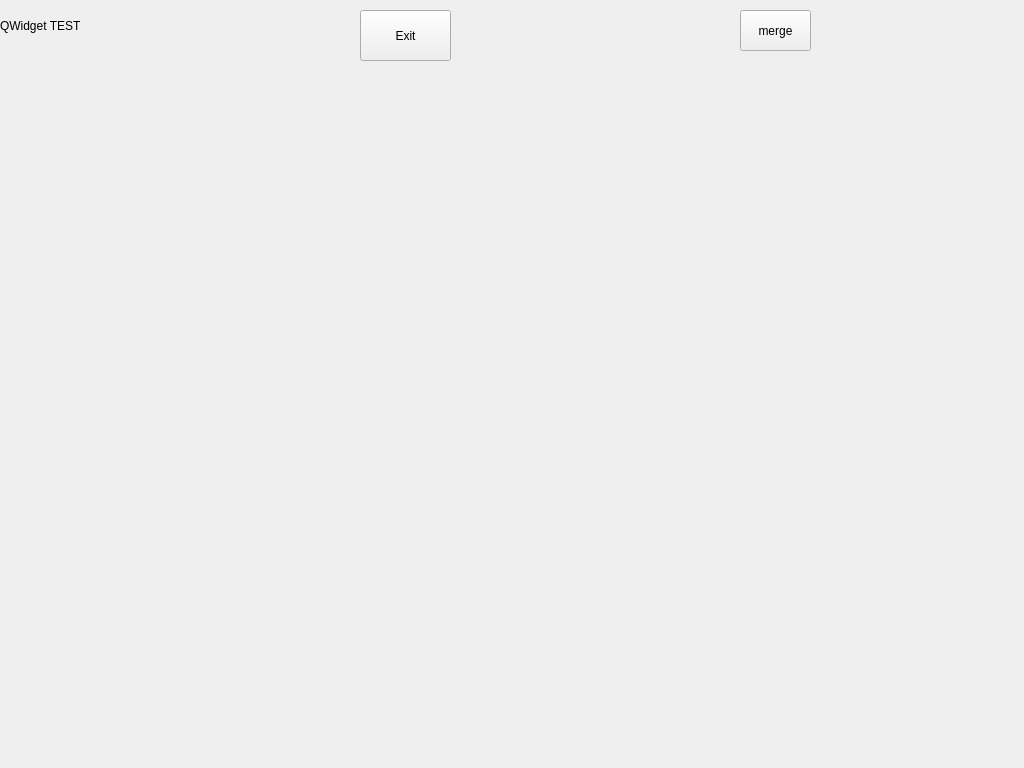
<?xml version="1.0" encoding="UTF-8"?>
<ui version="4.0">
 <class>Widget</class>
 <widget class="QWidget" name="Widget">
  <property name="geometry">
   <rect>
    <x>0</x>
    <y>0</y>
    <width>1024</width>
    <height>768</height>
   </rect>
  </property>
  <property name="windowTitle">
   <string>Widget</string>
  </property>
  <widget class="QLabel" name="label">
   <property name="geometry">
    <rect>
     <x>0</x>
     <y>0</y>
     <width>111</width>
     <height>51</height>
    </rect>
   </property>
   <property name="text">
    <string>QWidget TEST</string>
   </property>
  </widget>
  <widget class="QPushButton" name="pushButton">
   <property name="geometry">
    <rect>
     <x>360</x>
     <y>10</y>
     <width>91</width>
     <height>51</height>
    </rect>
   </property>
   <property name="text">
    <string>Exit</string>
   </property>
  </widget>
  <widget class="QWidget" name="widget_bottombg" native="true">
   <property name="geometry">
    <rect>
     <x>120</x>
     <y>370</y>
     <width>808</width>
     <height>69</height>
    </rect>
   </property>
   <property name="minimumSize">
    <size>
     <width>808</width>
     <height>69</height>
    </size>
   </property>
   <property name="maximumSize">
    <size>
     <width>808</width>
     <height>69</height>
    </size>
   </property>
   <property name="styleSheet">
    <string notr="true">QWidget {
	background-image: url(:/images/dotclick_bottombg.png);
}
</string>
   </property>
  </widget>
  <widget class="QWidget" name="widget_direction" native="true">
   <property name="geometry">
    <rect>
     <x>120</x>
     <y>10</y>
     <width>216</width>
     <height>64</height>
    </rect>
   </property>
   <layout class="QHBoxLayout" name="horizontalLayout">
    <item>
     <widget class="QPushButton" name="pushButton_left">
      <property name="minimumSize">
       <size>
        <width>45</width>
        <height>46</height>
       </size>
      </property>
      <property name="maximumSize">
       <size>
        <width>45</width>
        <height>46</height>
       </size>
      </property>
      <property name="focusPolicy">
       <enum>Qt::NoFocus</enum>
      </property>
      <property name="styleSheet">
       <string notr="true">QPushButton {
	background-image: url(:/images/dotclick_arrow_left.png);
	border: none;
}
QPushButton:pressed {
	background-image: url(:/images/dotclick_arrow_left_pressed.png);
}
</string>
      </property>
      <property name="text">
       <string/>
      </property>
     </widget>
    </item>
    <item>
     <widget class="QPushButton" name="pushButton_right">
      <property name="minimumSize">
       <size>
        <width>45</width>
        <height>46</height>
       </size>
      </property>
      <property name="maximumSize">
       <size>
        <width>45</width>
        <height>46</height>
       </size>
      </property>
      <property name="focusPolicy">
       <enum>Qt::NoFocus</enum>
      </property>
      <property name="styleSheet">
       <string notr="true">QPushButton {
	background-image: url(:/images/dotclick_arrow_right.png);
	border: none;
}
QPushButton:pressed {
	background-image: url(:/images/dotclick_arrow_right_pressed.png);
}
</string>
      </property>
      <property name="text">
       <string/>
      </property>
     </widget>
    </item>
    <item>
     <widget class="QPushButton" name="pushButton_down">
      <property name="minimumSize">
       <size>
        <width>45</width>
        <height>46</height>
       </size>
      </property>
      <property name="maximumSize">
       <size>
        <width>45</width>
        <height>46</height>
       </size>
      </property>
      <property name="focusPolicy">
       <enum>Qt::NoFocus</enum>
      </property>
      <property name="styleSheet">
       <string notr="true">QPushButton {
	background-image: url(:/images/dotclick_arrow_down.png);
	border: none;
}
QPushButton:pressed {
	background-image: url(:/images/dotclick_arrow_down_pressed.png);
}
</string>
      </property>
      <property name="text">
       <string/>
      </property>
     </widget>
    </item>
    <item>
     <widget class="QPushButton" name="pushButton_up">
      <property name="minimumSize">
       <size>
        <width>45</width>
        <height>46</height>
       </size>
      </property>
      <property name="maximumSize">
       <size>
        <width>45</width>
        <height>46</height>
       </size>
      </property>
      <property name="focusPolicy">
       <enum>Qt::NoFocus</enum>
      </property>
      <property name="styleSheet">
       <string notr="true">QPushButton {
	background-image: url(:/images/dotclick_arrow_up.png);
	border: none;
}
QPushButton:pressed {
	background-image: url(:/images/dotclick_arrow_up_pressed.png);
}
</string>
      </property>
      <property name="text">
       <string/>
      </property>
     </widget>
    </item>
   </layout>
  </widget>
  <widget class="QWidget" name="widget_test_2" native="true">
   <property name="geometry">
    <rect>
     <x>90</x>
     <y>690</y>
     <width>808</width>
     <height>69</height>
    </rect>
   </property>
   <property name="minimumSize">
    <size>
     <width>808</width>
     <height>69</height>
    </size>
   </property>
   <property name="maximumSize">
    <size>
     <width>808</width>
     <height>69</height>
    </size>
   </property>
   <property name="styleSheet">
    <string notr="true">QWidget {
	background-image: url(:/images/dotclick_bottombg.png);
}
</string>
   </property>
   <layout class="QHBoxLayout" name="horizontalLayout_3">
    <item>
     <widget class="QPushButton" name="pushButton_left_6">
      <property name="minimumSize">
       <size>
        <width>45</width>
        <height>46</height>
       </size>
      </property>
      <property name="maximumSize">
       <size>
        <width>45</width>
        <height>46</height>
       </size>
      </property>
      <property name="focusPolicy">
       <enum>Qt::NoFocus</enum>
      </property>
      <property name="styleSheet">
       <string notr="true">QPushButton {
	background-image: url(:/images/dotclick_arrow_left.png);
	border: none;
}
QPushButton:pressed {
	background-image: url(:/images/dotclick_arrow_left_pressed.png);
}
</string>
      </property>
      <property name="text">
       <string/>
      </property>
     </widget>
    </item>
    <item>
     <widget class="QPushButton" name="pushButton_right_6">
      <property name="minimumSize">
       <size>
        <width>45</width>
        <height>46</height>
       </size>
      </property>
      <property name="maximumSize">
       <size>
        <width>45</width>
        <height>46</height>
       </size>
      </property>
      <property name="focusPolicy">
       <enum>Qt::NoFocus</enum>
      </property>
      <property name="styleSheet">
       <string notr="true">QPushButton {
	background-image: url(:/images/dotclick_arrow_right.png);
	border: none;
}
QPushButton:pressed {
	background-image: url(:/images/dotclick_arrow_right_pressed.png);
}
</string>
      </property>
      <property name="text">
       <string/>
      </property>
     </widget>
    </item>
    <item>
     <widget class="QPushButton" name="pushButton_down_6">
      <property name="minimumSize">
       <size>
        <width>45</width>
        <height>46</height>
       </size>
      </property>
      <property name="maximumSize">
       <size>
        <width>45</width>
        <height>46</height>
       </size>
      </property>
      <property name="focusPolicy">
       <enum>Qt::NoFocus</enum>
      </property>
      <property name="styleSheet">
       <string notr="true">QPushButton {
	background-image: url(:/images/dotclick_arrow_down.png);
	border: none;
}
QPushButton:pressed {
	background-image: url(:/images/dotclick_arrow_down_pressed.png);
}
</string>
      </property>
      <property name="text">
       <string/>
      </property>
     </widget>
    </item>
    <item>
     <widget class="QPushButton" name="pushButton_up_6">
      <property name="minimumSize">
       <size>
        <width>45</width>
        <height>46</height>
       </size>
      </property>
      <property name="maximumSize">
       <size>
        <width>45</width>
        <height>46</height>
       </size>
      </property>
      <property name="focusPolicy">
       <enum>Qt::NoFocus</enum>
      </property>
      <property name="styleSheet">
       <string notr="true">QPushButton {
	background-image: url(:/images/dotclick_arrow_up.png);
	border: none;
}
QPushButton:pressed {
	background-image: url(:/images/dotclick_arrow_up_pressed.png);
}
</string>
      </property>
      <property name="text">
       <string/>
      </property>
     </widget>
    </item>
    <item>
     <widget class="QPushButton" name="pushButton_left_7">
      <property name="minimumSize">
       <size>
        <width>45</width>
        <height>46</height>
       </size>
      </property>
      <property name="maximumSize">
       <size>
        <width>45</width>
        <height>46</height>
       </size>
      </property>
      <property name="focusPolicy">
       <enum>Qt::NoFocus</enum>
      </property>
      <property name="styleSheet">
       <string notr="true">QPushButton {
	background-image: url(:/images/dotclick_arrow_left.png);
	border: none;
}
QPushButton:pressed {
	background-image: url(:/images/dotclick_arrow_left_pressed.png);
}
</string>
      </property>
      <property name="text">
       <string/>
      </property>
     </widget>
    </item>
    <item>
     <widget class="QPushButton" name="pushButton_right_7">
      <property name="minimumSize">
       <size>
        <width>45</width>
        <height>46</height>
       </size>
      </property>
      <property name="maximumSize">
       <size>
        <width>45</width>
        <height>46</height>
       </size>
      </property>
      <property name="focusPolicy">
       <enum>Qt::NoFocus</enum>
      </property>
      <property name="styleSheet">
       <string notr="true">QPushButton {
	background-image: url(:/images/dotclick_arrow_right.png);
	border: none;
}
QPushButton:pressed {
	background-image: url(:/images/dotclick_arrow_right_pressed.png);
}
</string>
      </property>
      <property name="text">
       <string/>
      </property>
     </widget>
    </item>
    <item>
     <widget class="QPushButton" name="pushButton_down_7">
      <property name="minimumSize">
       <size>
        <width>45</width>
        <height>46</height>
       </size>
      </property>
      <property name="maximumSize">
       <size>
        <width>45</width>
        <height>46</height>
       </size>
      </property>
      <property name="focusPolicy">
       <enum>Qt::NoFocus</enum>
      </property>
      <property name="styleSheet">
       <string notr="true">QPushButton {
	background-image: url(:/images/dotclick_arrow_down.png);
	border: none;
}
QPushButton:pressed {
	background-image: url(:/images/dotclick_arrow_down_pressed.png);
}
</string>
      </property>
      <property name="text">
       <string/>
      </property>
     </widget>
    </item>
    <item>
     <widget class="QPushButton" name="pushButton_up_7">
      <property name="minimumSize">
       <size>
        <width>45</width>
        <height>46</height>
       </size>
      </property>
      <property name="maximumSize">
       <size>
        <width>45</width>
        <height>46</height>
       </size>
      </property>
      <property name="focusPolicy">
       <enum>Qt::NoFocus</enum>
      </property>
      <property name="styleSheet">
       <string notr="true">QPushButton {
	background-image: url(:/images/dotclick_arrow_up.png);
	border: none;
}
QPushButton:pressed {
	background-image: url(:/images/dotclick_arrow_up_pressed.png);
}
</string>
      </property>
      <property name="text">
       <string/>
      </property>
     </widget>
    </item>
    <item>
     <widget class="QPushButton" name="pushButton_left_8">
      <property name="minimumSize">
       <size>
        <width>45</width>
        <height>46</height>
       </size>
      </property>
      <property name="maximumSize">
       <size>
        <width>45</width>
        <height>46</height>
       </size>
      </property>
      <property name="focusPolicy">
       <enum>Qt::NoFocus</enum>
      </property>
      <property name="styleSheet">
       <string notr="true">QPushButton {
	background-image: url(:/images/dotclick_arrow_left.png);
	border: none;
}
QPushButton:pressed {
	background-image: url(:/images/dotclick_arrow_left_pressed.png);
}
</string>
      </property>
      <property name="text">
       <string/>
      </property>
     </widget>
    </item>
    <item>
     <widget class="QPushButton" name="pushButton_right_8">
      <property name="minimumSize">
       <size>
        <width>45</width>
        <height>46</height>
       </size>
      </property>
      <property name="maximumSize">
       <size>
        <width>45</width>
        <height>46</height>
       </size>
      </property>
      <property name="focusPolicy">
       <enum>Qt::NoFocus</enum>
      </property>
      <property name="styleSheet">
       <string notr="true">QPushButton {
	background-image: url(:/images/dotclick_arrow_right.png);
	border: none;
}
QPushButton:pressed {
	background-image: url(:/images/dotclick_arrow_right_pressed.png);
}
</string>
      </property>
      <property name="text">
       <string/>
      </property>
     </widget>
    </item>
    <item>
     <widget class="QPushButton" name="pushButton_down_8">
      <property name="minimumSize">
       <size>
        <width>45</width>
        <height>46</height>
       </size>
      </property>
      <property name="maximumSize">
       <size>
        <width>45</width>
        <height>46</height>
       </size>
      </property>
      <property name="focusPolicy">
       <enum>Qt::NoFocus</enum>
      </property>
      <property name="styleSheet">
       <string notr="true">QPushButton {
	background-image: url(:/images/dotclick_arrow_down.png);
	border: none;
}
QPushButton:pressed {
	background-image: url(:/images/dotclick_arrow_down_pressed.png);
}
</string>
      </property>
      <property name="text">
       <string/>
      </property>
     </widget>
    </item>
    <item>
     <widget class="QPushButton" name="pushButton_up_8">
      <property name="minimumSize">
       <size>
        <width>45</width>
        <height>46</height>
       </size>
      </property>
      <property name="maximumSize">
       <size>
        <width>45</width>
        <height>46</height>
       </size>
      </property>
      <property name="focusPolicy">
       <enum>Qt::NoFocus</enum>
      </property>
      <property name="styleSheet">
       <string notr="true">QPushButton {
	background-image: url(:/images/dotclick_arrow_up.png);
	border: none;
}
QPushButton:pressed {
	background-image: url(:/images/dotclick_arrow_up_pressed.png);
}
</string>
      </property>
      <property name="text">
       <string/>
      </property>
     </widget>
    </item>
    <item>
     <widget class="QPushButton" name="pushButton_left_9">
      <property name="minimumSize">
       <size>
        <width>45</width>
        <height>46</height>
       </size>
      </property>
      <property name="maximumSize">
       <size>
        <width>45</width>
        <height>46</height>
       </size>
      </property>
      <property name="focusPolicy">
       <enum>Qt::NoFocus</enum>
      </property>
      <property name="styleSheet">
       <string notr="true">QPushButton {
	background-image: url(:/images/dotclick_arrow_left.png);
	border: none;
}
QPushButton:pressed {
	background-image: url(:/images/dotclick_arrow_left_pressed.png);
}
</string>
      </property>
      <property name="text">
       <string/>
      </property>
     </widget>
    </item>
    <item>
     <widget class="QPushButton" name="pushButton_right_9">
      <property name="minimumSize">
       <size>
        <width>45</width>
        <height>46</height>
       </size>
      </property>
      <property name="maximumSize">
       <size>
        <width>45</width>
        <height>46</height>
       </size>
      </property>
      <property name="focusPolicy">
       <enum>Qt::NoFocus</enum>
      </property>
      <property name="styleSheet">
       <string notr="true">QPushButton {
	background-image: url(:/images/dotclick_arrow_right.png);
	border: none;
}
QPushButton:pressed {
	background-image: url(:/images/dotclick_arrow_right_pressed.png);
}
</string>
      </property>
      <property name="text">
       <string/>
      </property>
     </widget>
    </item>
    <item>
     <widget class="QPushButton" name="pushButton_down_9">
      <property name="minimumSize">
       <size>
        <width>45</width>
        <height>46</height>
       </size>
      </property>
      <property name="maximumSize">
       <size>
        <width>45</width>
        <height>46</height>
       </size>
      </property>
      <property name="focusPolicy">
       <enum>Qt::NoFocus</enum>
      </property>
      <property name="styleSheet">
       <string notr="true">QPushButton {
	background-image: url(:/images/dotclick_arrow_down.png);
	border: none;
}
QPushButton:pressed {
	background-image: url(:/images/dotclick_arrow_down_pressed.png);
}
</string>
      </property>
      <property name="text">
       <string/>
      </property>
     </widget>
    </item>
    <item>
     <widget class="QPushButton" name="pushButton_up_9">
      <property name="minimumSize">
       <size>
        <width>45</width>
        <height>46</height>
       </size>
      </property>
      <property name="maximumSize">
       <size>
        <width>45</width>
        <height>46</height>
       </size>
      </property>
      <property name="focusPolicy">
       <enum>Qt::NoFocus</enum>
      </property>
      <property name="styleSheet">
       <string notr="true">QPushButton {
	background-image: url(:/images/dotclick_arrow_up.png);
	border: none;
}
QPushButton:pressed {
	background-image: url(:/images/dotclick_arrow_up_pressed.png);
}
</string>
      </property>
      <property name="text">
       <string/>
      </property>
     </widget>
    </item>
   </layout>
  </widget>
  <widget class="QWidget" name="widget_dirbtn" native="true">
   <property name="geometry">
    <rect>
     <x>100</x>
     <y>300</y>
     <width>828</width>
     <height>64</height>
    </rect>
   </property>
   <layout class="QHBoxLayout" name="horizontalLayout_4">
    <item>
     <widget class="QPushButton" name="pushButton_left_12">
      <property name="minimumSize">
       <size>
        <width>45</width>
        <height>46</height>
       </size>
      </property>
      <property name="maximumSize">
       <size>
        <width>45</width>
        <height>46</height>
       </size>
      </property>
      <property name="focusPolicy">
       <enum>Qt::NoFocus</enum>
      </property>
      <property name="styleSheet">
       <string notr="true">QPushButton {
	background-image: url(:/images/dotclick_arrow_left.png);
	border: none;
}
QPushButton:pressed {
	background-image: url(:/images/dotclick_arrow_left_pressed.png);
}
</string>
      </property>
      <property name="text">
       <string/>
      </property>
     </widget>
    </item>
    <item>
     <widget class="QPushButton" name="pushButton_right_10">
      <property name="minimumSize">
       <size>
        <width>45</width>
        <height>46</height>
       </size>
      </property>
      <property name="maximumSize">
       <size>
        <width>45</width>
        <height>46</height>
       </size>
      </property>
      <property name="focusPolicy">
       <enum>Qt::NoFocus</enum>
      </property>
      <property name="styleSheet">
       <string notr="true">QPushButton {
	background-image: url(:/images/dotclick_arrow_right.png);
	border: none;
}
QPushButton:pressed {
	background-image: url(:/images/dotclick_arrow_right_pressed.png);
}
</string>
      </property>
      <property name="text">
       <string/>
      </property>
     </widget>
    </item>
    <item>
     <widget class="QPushButton" name="pushButton_down_10">
      <property name="minimumSize">
       <size>
        <width>45</width>
        <height>46</height>
       </size>
      </property>
      <property name="maximumSize">
       <size>
        <width>45</width>
        <height>46</height>
       </size>
      </property>
      <property name="focusPolicy">
       <enum>Qt::NoFocus</enum>
      </property>
      <property name="styleSheet">
       <string notr="true">QPushButton {
	background-image: url(:/images/dotclick_arrow_down.png);
	border: none;
}
QPushButton:pressed {
	background-image: url(:/images/dotclick_arrow_down_pressed.png);
}
</string>
      </property>
      <property name="text">
       <string/>
      </property>
     </widget>
    </item>
    <item>
     <widget class="QPushButton" name="pushButton_up_12">
      <property name="minimumSize">
       <size>
        <width>45</width>
        <height>46</height>
       </size>
      </property>
      <property name="maximumSize">
       <size>
        <width>45</width>
        <height>46</height>
       </size>
      </property>
      <property name="focusPolicy">
       <enum>Qt::NoFocus</enum>
      </property>
      <property name="styleSheet">
       <string notr="true">QPushButton {
	background-image: url(:/images/dotclick_arrow_up.png);
	border: none;
}
QPushButton:pressed {
	background-image: url(:/images/dotclick_arrow_up_pressed.png);
}
</string>
      </property>
      <property name="text">
       <string/>
      </property>
     </widget>
    </item>
    <item>
     <widget class="QPushButton" name="pushButton_left_10">
      <property name="minimumSize">
       <size>
        <width>45</width>
        <height>46</height>
       </size>
      </property>
      <property name="maximumSize">
       <size>
        <width>45</width>
        <height>46</height>
       </size>
      </property>
      <property name="focusPolicy">
       <enum>Qt::NoFocus</enum>
      </property>
      <property name="styleSheet">
       <string notr="true">QPushButton {
	background-image: url(:/images/dotclick_arrow_left.png);
	border: none;
}
QPushButton:pressed {
	background-image: url(:/images/dotclick_arrow_left_pressed.png);
}
</string>
      </property>
      <property name="text">
       <string/>
      </property>
     </widget>
    </item>
    <item>
     <widget class="QPushButton" name="pushButton_right_13">
      <property name="minimumSize">
       <size>
        <width>45</width>
        <height>46</height>
       </size>
      </property>
      <property name="maximumSize">
       <size>
        <width>45</width>
        <height>46</height>
       </size>
      </property>
      <property name="focusPolicy">
       <enum>Qt::NoFocus</enum>
      </property>
      <property name="styleSheet">
       <string notr="true">QPushButton {
	background-image: url(:/images/dotclick_arrow_right.png);
	border: none;
}
QPushButton:pressed {
	background-image: url(:/images/dotclick_arrow_right_pressed.png);
}
</string>
      </property>
      <property name="text">
       <string/>
      </property>
     </widget>
    </item>
    <item>
     <widget class="QPushButton" name="pushButton_down_11">
      <property name="minimumSize">
       <size>
        <width>45</width>
        <height>46</height>
       </size>
      </property>
      <property name="maximumSize">
       <size>
        <width>45</width>
        <height>46</height>
       </size>
      </property>
      <property name="focusPolicy">
       <enum>Qt::NoFocus</enum>
      </property>
      <property name="styleSheet">
       <string notr="true">QPushButton {
	background-image: url(:/images/dotclick_arrow_down.png);
	border: none;
}
QPushButton:pressed {
	background-image: url(:/images/dotclick_arrow_down_pressed.png);
}
</string>
      </property>
      <property name="text">
       <string/>
      </property>
     </widget>
    </item>
    <item>
     <widget class="QPushButton" name="pushButton_up_10">
      <property name="minimumSize">
       <size>
        <width>45</width>
        <height>46</height>
       </size>
      </property>
      <property name="maximumSize">
       <size>
        <width>45</width>
        <height>46</height>
       </size>
      </property>
      <property name="focusPolicy">
       <enum>Qt::NoFocus</enum>
      </property>
      <property name="styleSheet">
       <string notr="true">QPushButton {
	background-image: url(:/images/dotclick_arrow_up.png);
	border: none;
}
QPushButton:pressed {
	background-image: url(:/images/dotclick_arrow_up_pressed.png);
}
</string>
      </property>
      <property name="text">
       <string/>
      </property>
     </widget>
    </item>
    <item>
     <widget class="QPushButton" name="pushButton_left_11">
      <property name="minimumSize">
       <size>
        <width>45</width>
        <height>46</height>
       </size>
      </property>
      <property name="maximumSize">
       <size>
        <width>45</width>
        <height>46</height>
       </size>
      </property>
      <property name="focusPolicy">
       <enum>Qt::NoFocus</enum>
      </property>
      <property name="styleSheet">
       <string notr="true">QPushButton {
	background-image: url(:/images/dotclick_arrow_left.png);
	border: none;
}
QPushButton:pressed {
	background-image: url(:/images/dotclick_arrow_left_pressed.png);
}
</string>
      </property>
      <property name="text">
       <string/>
      </property>
     </widget>
    </item>
    <item>
     <widget class="QPushButton" name="pushButton_right_11">
      <property name="minimumSize">
       <size>
        <width>45</width>
        <height>46</height>
       </size>
      </property>
      <property name="maximumSize">
       <size>
        <width>45</width>
        <height>46</height>
       </size>
      </property>
      <property name="focusPolicy">
       <enum>Qt::NoFocus</enum>
      </property>
      <property name="styleSheet">
       <string notr="true">QPushButton {
	background-image: url(:/images/dotclick_arrow_right.png);
	border: none;
}
QPushButton:pressed {
	background-image: url(:/images/dotclick_arrow_right_pressed.png);
}
</string>
      </property>
      <property name="text">
       <string/>
      </property>
     </widget>
    </item>
    <item>
     <widget class="QPushButton" name="pushButton_down_13">
      <property name="minimumSize">
       <size>
        <width>45</width>
        <height>46</height>
       </size>
      </property>
      <property name="maximumSize">
       <size>
        <width>45</width>
        <height>46</height>
       </size>
      </property>
      <property name="focusPolicy">
       <enum>Qt::NoFocus</enum>
      </property>
      <property name="styleSheet">
       <string notr="true">QPushButton {
	background-image: url(:/images/dotclick_arrow_down.png);
	border: none;
}
QPushButton:pressed {
	background-image: url(:/images/dotclick_arrow_down_pressed.png);
}
</string>
      </property>
      <property name="text">
       <string/>
      </property>
     </widget>
    </item>
    <item>
     <widget class="QPushButton" name="pushButton_up_11">
      <property name="minimumSize">
       <size>
        <width>45</width>
        <height>46</height>
       </size>
      </property>
      <property name="maximumSize">
       <size>
        <width>45</width>
        <height>46</height>
       </size>
      </property>
      <property name="focusPolicy">
       <enum>Qt::NoFocus</enum>
      </property>
      <property name="styleSheet">
       <string notr="true">QPushButton {
	background-image: url(:/images/dotclick_arrow_up.png);
	border: none;
}
QPushButton:pressed {
	background-image: url(:/images/dotclick_arrow_up_pressed.png);
}
</string>
      </property>
      <property name="text">
       <string/>
      </property>
     </widget>
    </item>
    <item>
     <widget class="QPushButton" name="pushButton_left_13">
      <property name="minimumSize">
       <size>
        <width>45</width>
        <height>46</height>
       </size>
      </property>
      <property name="maximumSize">
       <size>
        <width>45</width>
        <height>46</height>
       </size>
      </property>
      <property name="focusPolicy">
       <enum>Qt::NoFocus</enum>
      </property>
      <property name="styleSheet">
       <string notr="true">QPushButton {
	background-image: url(:/images/dotclick_arrow_left.png);
	border: none;
}
QPushButton:pressed {
	background-image: url(:/images/dotclick_arrow_left_pressed.png);
}
</string>
      </property>
      <property name="text">
       <string/>
      </property>
     </widget>
    </item>
    <item>
     <widget class="QPushButton" name="pushButton_right_12">
      <property name="minimumSize">
       <size>
        <width>45</width>
        <height>46</height>
       </size>
      </property>
      <property name="maximumSize">
       <size>
        <width>45</width>
        <height>46</height>
       </size>
      </property>
      <property name="focusPolicy">
       <enum>Qt::NoFocus</enum>
      </property>
      <property name="styleSheet">
       <string notr="true">QPushButton {
	background-image: url(:/images/dotclick_arrow_right.png);
	border: none;
}
QPushButton:pressed {
	background-image: url(:/images/dotclick_arrow_right_pressed.png);
}
</string>
      </property>
      <property name="text">
       <string/>
      </property>
     </widget>
    </item>
    <item>
     <widget class="QPushButton" name="pushButton_down_12">
      <property name="minimumSize">
       <size>
        <width>45</width>
        <height>46</height>
       </size>
      </property>
      <property name="maximumSize">
       <size>
        <width>45</width>
        <height>46</height>
       </size>
      </property>
      <property name="focusPolicy">
       <enum>Qt::NoFocus</enum>
      </property>
      <property name="styleSheet">
       <string notr="true">QPushButton {
	background-image: url(:/images/dotclick_arrow_down.png);
	border: none;
}
QPushButton:pressed {
	background-image: url(:/images/dotclick_arrow_down_pressed.png);
}
</string>
      </property>
      <property name="text">
       <string/>
      </property>
     </widget>
    </item>
    <item>
     <widget class="QPushButton" name="pushButton_up_13">
      <property name="minimumSize">
       <size>
        <width>45</width>
        <height>46</height>
       </size>
      </property>
      <property name="maximumSize">
       <size>
        <width>45</width>
        <height>46</height>
       </size>
      </property>
      <property name="focusPolicy">
       <enum>Qt::NoFocus</enum>
      </property>
      <property name="styleSheet">
       <string notr="true">QPushButton {
	background-image: url(:/images/dotclick_arrow_up.png);
	border: none;
}
QPushButton:pressed {
	background-image: url(:/images/dotclick_arrow_up_pressed.png);
}
</string>
      </property>
      <property name="text">
       <string/>
      </property>
     </widget>
    </item>
   </layout>
  </widget>
  <widget class="QWidget" name="widget_btn_bg" native="true">
   <property name="geometry">
    <rect>
     <x>490</x>
     <y>10</y>
     <width>216</width>
     <height>64</height>
    </rect>
   </property>
   <layout class="QHBoxLayout" name="horizontalLayout_5">
    <item>
     <widget class="QPushButton" name="pushButton_left_bg">
      <property name="minimumSize">
       <size>
        <width>45</width>
        <height>46</height>
       </size>
      </property>
      <property name="maximumSize">
       <size>
        <width>45</width>
        <height>46</height>
       </size>
      </property>
      <property name="focusPolicy">
       <enum>Qt::NoFocus</enum>
      </property>
      <property name="styleSheet">
       <string notr="true">QPushButton {
	background-image: url(:/images/dotclick_arrow_left.png);
	border: none;
}
QPushButton:pressed {
	background-image: url(:/images/dotclick_arrow_left_pressed.png);
}
</string>
      </property>
      <property name="text">
       <string/>
      </property>
     </widget>
    </item>
    <item>
     <widget class="QPushButton" name="pushButton_right_bg">
      <property name="minimumSize">
       <size>
        <width>45</width>
        <height>46</height>
       </size>
      </property>
      <property name="maximumSize">
       <size>
        <width>45</width>
        <height>46</height>
       </size>
      </property>
      <property name="focusPolicy">
       <enum>Qt::NoFocus</enum>
      </property>
      <property name="styleSheet">
       <string notr="true">QPushButton {
	background-image: url(:/images/dotclick_arrow_right.png);
	border: none;
}
QPushButton:pressed {
	background-image: url(:/images/dotclick_arrow_right_pressed.png);
}
</string>
      </property>
      <property name="text">
       <string/>
      </property>
     </widget>
    </item>
    <item>
     <widget class="QPushButton" name="pushButton_down_bg">
      <property name="minimumSize">
       <size>
        <width>45</width>
        <height>46</height>
       </size>
      </property>
      <property name="maximumSize">
       <size>
        <width>45</width>
        <height>46</height>
       </size>
      </property>
      <property name="focusPolicy">
       <enum>Qt::NoFocus</enum>
      </property>
      <property name="styleSheet">
       <string notr="true">QPushButton {
	background-image: url(:/images/dotclick_arrow_down.png);
	border: none;
}
QPushButton:pressed {
	background-image: url(:/images/dotclick_arrow_down_pressed.png);
}
</string>
      </property>
      <property name="text">
       <string/>
      </property>
     </widget>
    </item>
    <item>
     <widget class="QPushButton" name="pushButton_up_bg">
      <property name="minimumSize">
       <size>
        <width>45</width>
        <height>46</height>
       </size>
      </property>
      <property name="maximumSize">
       <size>
        <width>45</width>
        <height>46</height>
       </size>
      </property>
      <property name="focusPolicy">
       <enum>Qt::NoFocus</enum>
      </property>
      <property name="styleSheet">
       <string notr="true">QPushButton {
	background-image: url(:/images/dotclick_arrow_up.png);
	border: none;
}
QPushButton:pressed {
	background-image: url(:/images/dotclick_arrow_up_pressed.png);
}
</string>
      </property>
      <property name="text">
       <string/>
      </property>
     </widget>
    </item>
   </layout>
  </widget>
  <widget class="QPushButton" name="pushButton_merge">
   <property name="geometry">
    <rect>
     <x>740</x>
     <y>10</y>
     <width>71</width>
     <height>41</height>
    </rect>
   </property>
   <property name="text">
    <string>merge</string>
   </property>
  </widget>
  <widget class="QWidget" name="widget_dirbtn_first" native="true">
   <property name="geometry">
    <rect>
     <x>100</x>
     <y>530</y>
     <width>828</width>
     <height>64</height>
    </rect>
   </property>
   <layout class="QHBoxLayout" name="horizontalLayout_6">
    <item>
     <widget class="QPushButton" name="pushButton_left_14">
      <property name="minimumSize">
       <size>
        <width>45</width>
        <height>46</height>
       </size>
      </property>
      <property name="maximumSize">
       <size>
        <width>45</width>
        <height>46</height>
       </size>
      </property>
      <property name="focusPolicy">
       <enum>Qt::NoFocus</enum>
      </property>
      <property name="styleSheet">
       <string notr="true">QPushButton {
	background-image: url(:/images/dotclick_arrow_left.png);
	border: none;
}
QPushButton:pressed {
	background-image: url(:/images/dotclick_arrow_left_pressed.png);
}
</string>
      </property>
      <property name="text">
       <string/>
      </property>
     </widget>
    </item>
    <item>
     <widget class="QPushButton" name="pushButton_right_14">
      <property name="minimumSize">
       <size>
        <width>45</width>
        <height>46</height>
       </size>
      </property>
      <property name="maximumSize">
       <size>
        <width>45</width>
        <height>46</height>
       </size>
      </property>
      <property name="focusPolicy">
       <enum>Qt::NoFocus</enum>
      </property>
      <property name="styleSheet">
       <string notr="true">QPushButton {
	background-image: url(:/images/dotclick_arrow_right.png);
	border: none;
}
QPushButton:pressed {
	background-image: url(:/images/dotclick_arrow_right_pressed.png);
}
</string>
      </property>
      <property name="text">
       <string/>
      </property>
     </widget>
    </item>
    <item>
     <widget class="QPushButton" name="pushButton_down_14">
      <property name="minimumSize">
       <size>
        <width>45</width>
        <height>46</height>
       </size>
      </property>
      <property name="maximumSize">
       <size>
        <width>45</width>
        <height>46</height>
       </size>
      </property>
      <property name="focusPolicy">
       <enum>Qt::NoFocus</enum>
      </property>
      <property name="styleSheet">
       <string notr="true">QPushButton {
	background-image: url(:/images/dotclick_arrow_down.png);
	border: none;
}
QPushButton:pressed {
	background-image: url(:/images/dotclick_arrow_down_pressed.png);
}
</string>
      </property>
      <property name="text">
       <string/>
      </property>
     </widget>
    </item>
    <item>
     <widget class="QPushButton" name="pushButton_up_14">
      <property name="minimumSize">
       <size>
        <width>45</width>
        <height>46</height>
       </size>
      </property>
      <property name="maximumSize">
       <size>
        <width>45</width>
        <height>46</height>
       </size>
      </property>
      <property name="focusPolicy">
       <enum>Qt::NoFocus</enum>
      </property>
      <property name="styleSheet">
       <string notr="true">QPushButton {
	background-image: url(:/images/dotclick_arrow_up.png);
	border: none;
}
QPushButton:pressed {
	background-image: url(:/images/dotclick_arrow_up_pressed.png);
}
</string>
      </property>
      <property name="text">
       <string/>
      </property>
     </widget>
    </item>
    <item>
     <widget class="QPushButton" name="pushButton_left_15">
      <property name="minimumSize">
       <size>
        <width>45</width>
        <height>46</height>
       </size>
      </property>
      <property name="maximumSize">
       <size>
        <width>45</width>
        <height>46</height>
       </size>
      </property>
      <property name="focusPolicy">
       <enum>Qt::NoFocus</enum>
      </property>
      <property name="styleSheet">
       <string notr="true">QPushButton {
	background-image: url(:/images/dotclick_arrow_left.png);
	border: none;
}
QPushButton:pressed {
	background-image: url(:/images/dotclick_arrow_left_pressed.png);
}
</string>
      </property>
      <property name="text">
       <string/>
      </property>
     </widget>
    </item>
    <item>
     <widget class="QPushButton" name="pushButton_right_15">
      <property name="minimumSize">
       <size>
        <width>45</width>
        <height>46</height>
       </size>
      </property>
      <property name="maximumSize">
       <size>
        <width>45</width>
        <height>46</height>
       </size>
      </property>
      <property name="focusPolicy">
       <enum>Qt::NoFocus</enum>
      </property>
      <property name="styleSheet">
       <string notr="true">QPushButton {
	background-image: url(:/images/dotclick_arrow_right.png);
	border: none;
}
QPushButton:pressed {
	background-image: url(:/images/dotclick_arrow_right_pressed.png);
}
</string>
      </property>
      <property name="text">
       <string/>
      </property>
     </widget>
    </item>
    <item>
     <widget class="QPushButton" name="pushButton_down_15">
      <property name="minimumSize">
       <size>
        <width>45</width>
        <height>46</height>
       </size>
      </property>
      <property name="maximumSize">
       <size>
        <width>45</width>
        <height>46</height>
       </size>
      </property>
      <property name="focusPolicy">
       <enum>Qt::NoFocus</enum>
      </property>
      <property name="styleSheet">
       <string notr="true">QPushButton {
	background-image: url(:/images/dotclick_arrow_down.png);
	border: none;
}
QPushButton:pressed {
	background-image: url(:/images/dotclick_arrow_down_pressed.png);
}
</string>
      </property>
      <property name="text">
       <string/>
      </property>
     </widget>
    </item>
    <item>
     <widget class="QPushButton" name="pushButton_up_15">
      <property name="minimumSize">
       <size>
        <width>45</width>
        <height>46</height>
       </size>
      </property>
      <property name="maximumSize">
       <size>
        <width>45</width>
        <height>46</height>
       </size>
      </property>
      <property name="focusPolicy">
       <enum>Qt::NoFocus</enum>
      </property>
      <property name="styleSheet">
       <string notr="true">QPushButton {
	background-image: url(:/images/dotclick_arrow_up.png);
	border: none;
}
QPushButton:pressed {
	background-image: url(:/images/dotclick_arrow_up_pressed.png);
}
</string>
      </property>
      <property name="text">
       <string/>
      </property>
     </widget>
    </item>
    <item>
     <widget class="QPushButton" name="pushButton_left_16">
      <property name="minimumSize">
       <size>
        <width>45</width>
        <height>46</height>
       </size>
      </property>
      <property name="maximumSize">
       <size>
        <width>45</width>
        <height>46</height>
       </size>
      </property>
      <property name="focusPolicy">
       <enum>Qt::NoFocus</enum>
      </property>
      <property name="styleSheet">
       <string notr="true">QPushButton {
	background-image: url(:/images/dotclick_arrow_left.png);
	border: none;
}
QPushButton:pressed {
	background-image: url(:/images/dotclick_arrow_left_pressed.png);
}
</string>
      </property>
      <property name="text">
       <string/>
      </property>
     </widget>
    </item>
    <item>
     <widget class="QPushButton" name="pushButton_right_16">
      <property name="minimumSize">
       <size>
        <width>45</width>
        <height>46</height>
       </size>
      </property>
      <property name="maximumSize">
       <size>
        <width>45</width>
        <height>46</height>
       </size>
      </property>
      <property name="focusPolicy">
       <enum>Qt::NoFocus</enum>
      </property>
      <property name="styleSheet">
       <string notr="true">QPushButton {
	background-image: url(:/images/dotclick_arrow_right.png);
	border: none;
}
QPushButton:pressed {
	background-image: url(:/images/dotclick_arrow_right_pressed.png);
}
</string>
      </property>
      <property name="text">
       <string/>
      </property>
     </widget>
    </item>
    <item>
     <widget class="QPushButton" name="pushButton_down_16">
      <property name="minimumSize">
       <size>
        <width>45</width>
        <height>46</height>
       </size>
      </property>
      <property name="maximumSize">
       <size>
        <width>45</width>
        <height>46</height>
       </size>
      </property>
      <property name="focusPolicy">
       <enum>Qt::NoFocus</enum>
      </property>
      <property name="styleSheet">
       <string notr="true">QPushButton {
	background-image: url(:/images/dotclick_arrow_down.png);
	border: none;
}
QPushButton:pressed {
	background-image: url(:/images/dotclick_arrow_down_pressed.png);
}
</string>
      </property>
      <property name="text">
       <string/>
      </property>
     </widget>
    </item>
    <item>
     <widget class="QPushButton" name="pushButton_up_16">
      <property name="minimumSize">
       <size>
        <width>45</width>
        <height>46</height>
       </size>
      </property>
      <property name="maximumSize">
       <size>
        <width>45</width>
        <height>46</height>
       </size>
      </property>
      <property name="focusPolicy">
       <enum>Qt::NoFocus</enum>
      </property>
      <property name="styleSheet">
       <string notr="true">QPushButton {
	background-image: url(:/images/dotclick_arrow_up.png);
	border: none;
}
QPushButton:pressed {
	background-image: url(:/images/dotclick_arrow_up_pressed.png);
}
</string>
      </property>
      <property name="text">
       <string/>
      </property>
     </widget>
    </item>
    <item>
     <widget class="QPushButton" name="pushButton_left_17">
      <property name="minimumSize">
       <size>
        <width>45</width>
        <height>46</height>
       </size>
      </property>
      <property name="maximumSize">
       <size>
        <width>45</width>
        <height>46</height>
       </size>
      </property>
      <property name="focusPolicy">
       <enum>Qt::NoFocus</enum>
      </property>
      <property name="styleSheet">
       <string notr="true">QPushButton {
	background-image: url(:/images/dotclick_arrow_left.png);
	border: none;
}
QPushButton:pressed {
	background-image: url(:/images/dotclick_arrow_left_pressed.png);
}
</string>
      </property>
      <property name="text">
       <string/>
      </property>
     </widget>
    </item>
    <item>
     <widget class="QPushButton" name="pushButton_right_17">
      <property name="minimumSize">
       <size>
        <width>45</width>
        <height>46</height>
       </size>
      </property>
      <property name="maximumSize">
       <size>
        <width>45</width>
        <height>46</height>
       </size>
      </property>
      <property name="focusPolicy">
       <enum>Qt::NoFocus</enum>
      </property>
      <property name="styleSheet">
       <string notr="true">QPushButton {
	background-image: url(:/images/dotclick_arrow_right.png);
	border: none;
}
QPushButton:pressed {
	background-image: url(:/images/dotclick_arrow_right_pressed.png);
}
</string>
      </property>
      <property name="text">
       <string/>
      </property>
     </widget>
    </item>
    <item>
     <widget class="QPushButton" name="pushButton_down_17">
      <property name="minimumSize">
       <size>
        <width>45</width>
        <height>46</height>
       </size>
      </property>
      <property name="maximumSize">
       <size>
        <width>45</width>
        <height>46</height>
       </size>
      </property>
      <property name="focusPolicy">
       <enum>Qt::NoFocus</enum>
      </property>
      <property name="styleSheet">
       <string notr="true">QPushButton {
	background-image: url(:/images/dotclick_arrow_down.png);
	border: none;
}
QPushButton:pressed {
	background-image: url(:/images/dotclick_arrow_down_pressed.png);
}
</string>
      </property>
      <property name="text">
       <string/>
      </property>
     </widget>
    </item>
    <item>
     <widget class="QPushButton" name="pushButton_up_17">
      <property name="minimumSize">
       <size>
        <width>45</width>
        <height>46</height>
       </size>
      </property>
      <property name="maximumSize">
       <size>
        <width>45</width>
        <height>46</height>
       </size>
      </property>
      <property name="focusPolicy">
       <enum>Qt::NoFocus</enum>
      </property>
      <property name="styleSheet">
       <string notr="true">QPushButton {
	background-image: url(:/images/dotclick_arrow_up.png);
	border: none;
}
QPushButton:pressed {
	background-image: url(:/images/dotclick_arrow_up_pressed.png);
}
</string>
      </property>
      <property name="text">
       <string/>
      </property>
     </widget>
    </item>
   </layout>
  </widget>
  <widget class="QWidget" name="widget_bottombg_2" native="true">
   <property name="geometry">
    <rect>
     <x>120</x>
     <y>450</y>
     <width>808</width>
     <height>69</height>
    </rect>
   </property>
   <property name="minimumSize">
    <size>
     <width>808</width>
     <height>69</height>
    </size>
   </property>
   <property name="maximumSize">
    <size>
     <width>808</width>
     <height>69</height>
    </size>
   </property>
   <property name="styleSheet">
    <string notr="true">QWidget {
	background-image: url(:/images/dotclick_bottombg.png);
}
</string>
   </property>
  </widget>
  <zorder>widget_bottombg</zorder>
  <zorder>label</zorder>
  <zorder>widget_direction</zorder>
  <zorder>widget_test_2</zorder>
  <zorder>pushButton</zorder>
  <zorder>widget_dirbtn</zorder>
  <zorder>widget_btn_bg</zorder>
  <zorder>pushButton_merge</zorder>
  <zorder>widget_bottombg_2</zorder>
  <zorder>widget_dirbtn_first</zorder>
 </widget>
 <layoutdefault spacing="6" margin="11"/>
 <resources/>
 <connections/>
</ui>
